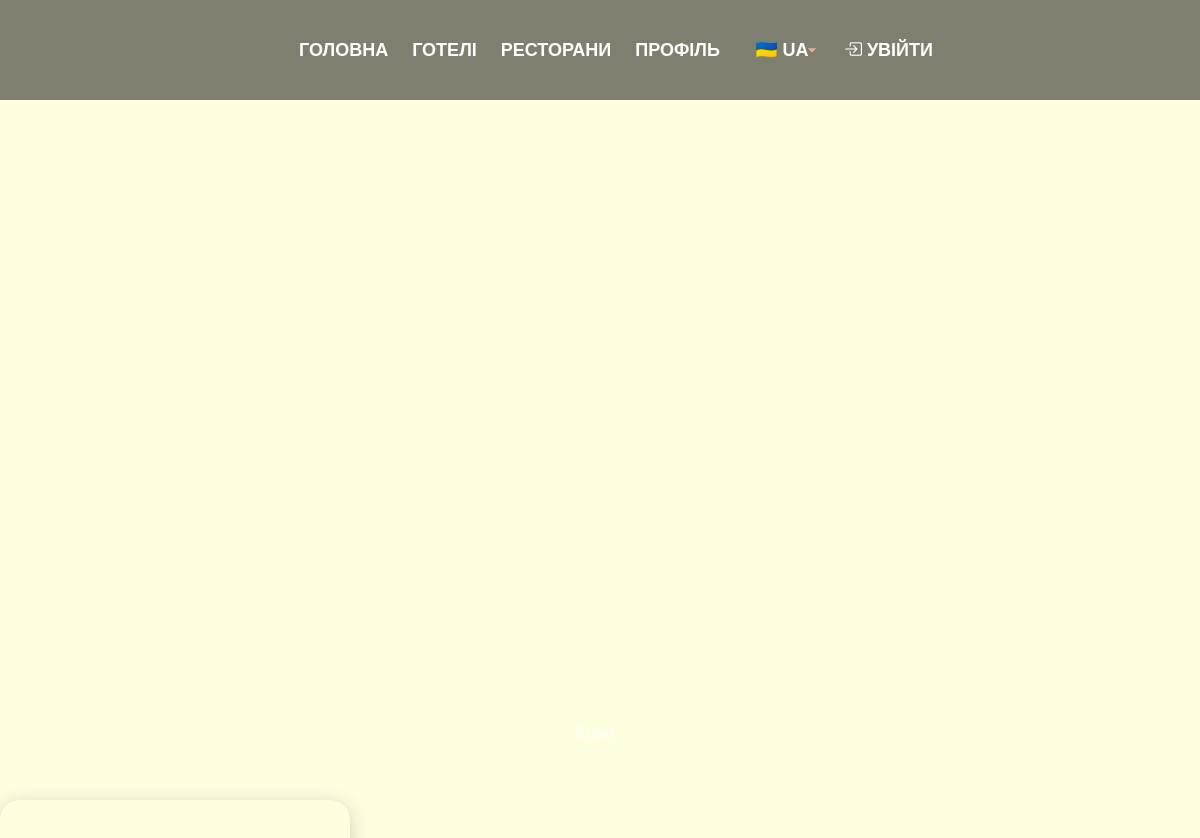
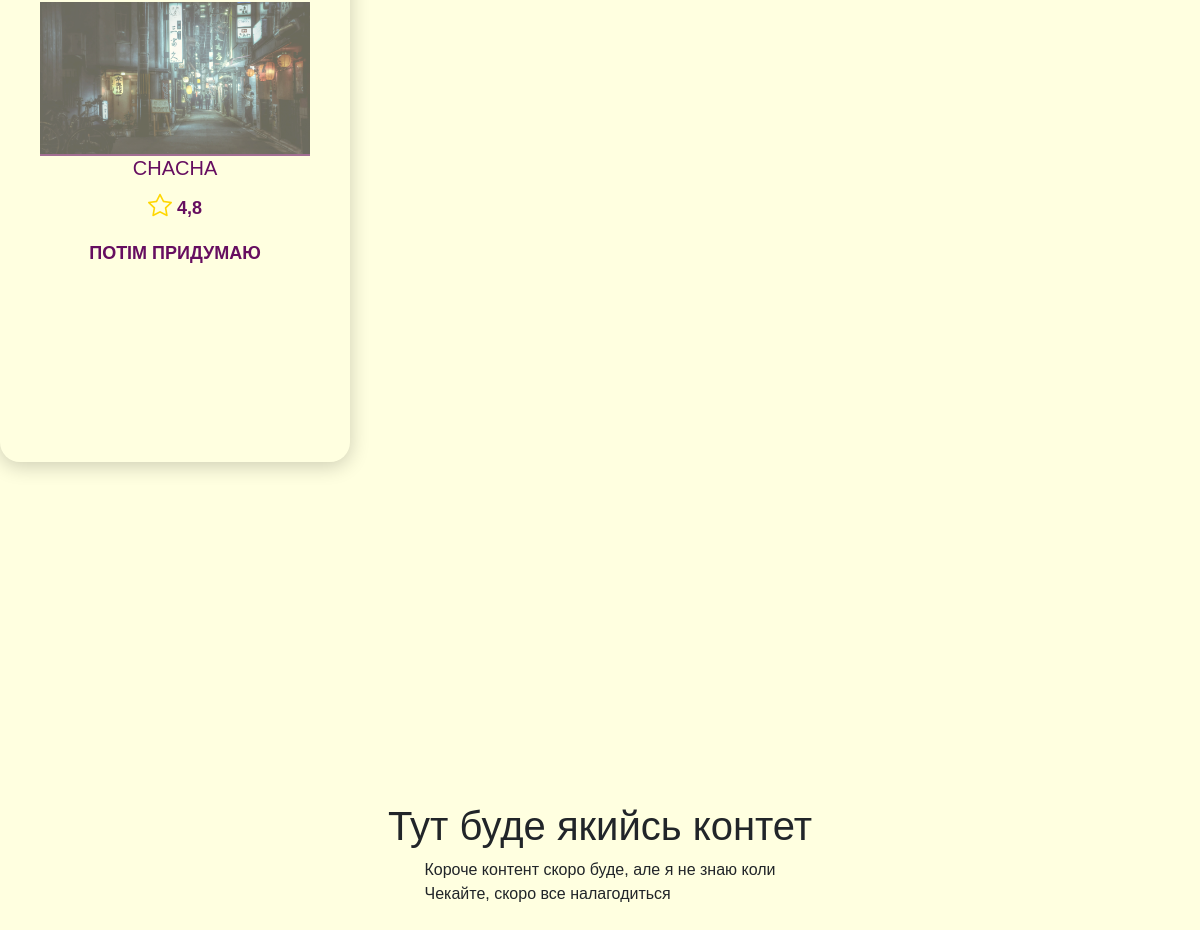
Screenshot of /restourants/ with the database file from the repository (2 pictures, top to bottom).
### restourants/models.py (models this page shows, shortened)
class Restaurant(models.Model):
    name = models.CharField(max_length=150)
    image = models.ImageField(upload_to='', blank=True, null=True)
    description = models.TextField(max_length=1000)
    rating = models.DecimalField(max_digits=5, decimal_places=1, default=0.0)
    address = models.CharField(max_length=200, default='Unknown address')
    phone_number = models.CharField(max_length=20)

### restourants/views.py (the view)
# urls.py: path('', views.restaurant_list, name='restourants'),
def restaurant_list(request):
    restaurants = Restaurant.objects.all()
    return render(request, 'restourants/restourants.html', {'restaurants': restaurants})

### restourants/templates/restourants/restourants.html (shortened to what this page needs)
{% extends 'main/index.html' %}
{%load static%}
{%block css%}
<link rel="stylesheet" href="{% static 'main/css/index.css' %}">
{%endblock%}
{% block content %}
<div class="hotels-list">
    {% for restaurant in restaurants %}
    <a href="{% url 'restaurant' restaurant.id %}">
        <div class="hotel-card btn">
            {% if restaurant.image %}
            <div class="hotel-image-container">
                <img src="{{ restaurant.image.url }}" class="hotel-image" alt="{{ restaurant.name }}">
            </div>
            {% endif %}
            <div class="card-body">
                <h5>{{ restaurant.name }}</h5>
                <p><i class="bi bi-star" style="color: gold; font-size: 1.5rem;"></i> {{ restaurant.rating }}</p>
                <p>{{ restaurant.description }}</p>
            </div>
        </div>
    </a>
    {% endfor %}
</div>
{% endblock %}

### main/static/main/css/index.css (style rules this page uses)
body, html { margin: 0; padding: 0; width: 100%; min-height: 100vh; font-family: 'Arial', sans-serif; background-color: lightyellow; }
.page-wrapper { display: flex; flex-direction: column; min-height: 100vh; flex: 1; }
.btn { font-size: 18px; color: white; border: none; text-transform: uppercase; font-weight: bold; transition: all 0.3s ease-in-out; text-decoration: none; }
.hotel-card { background: transparent; width: 800px; height: 500px; color: #660e60; border-radius: 20px; overflow: hidden; max-width: 350px; padding: 40px; box-shadow: 0 4px 20px rgba(0, 0, 0, 0.2); transition: transform 0.3s ease, box-shadow 0.3s ease, background 0.3s ease; text-align: center; margin: auto; }
.hotel-card img { width: 100%; height: auto; border-bottom: 2px solid #660e60; opacity: 0.6; transition: opacity 0.3s ease; }

### rows the page displays
Restaurant: image (picture), name "CHACHA", rating "4,8", description "ПОТІМ ПРИДУМАЮ"
